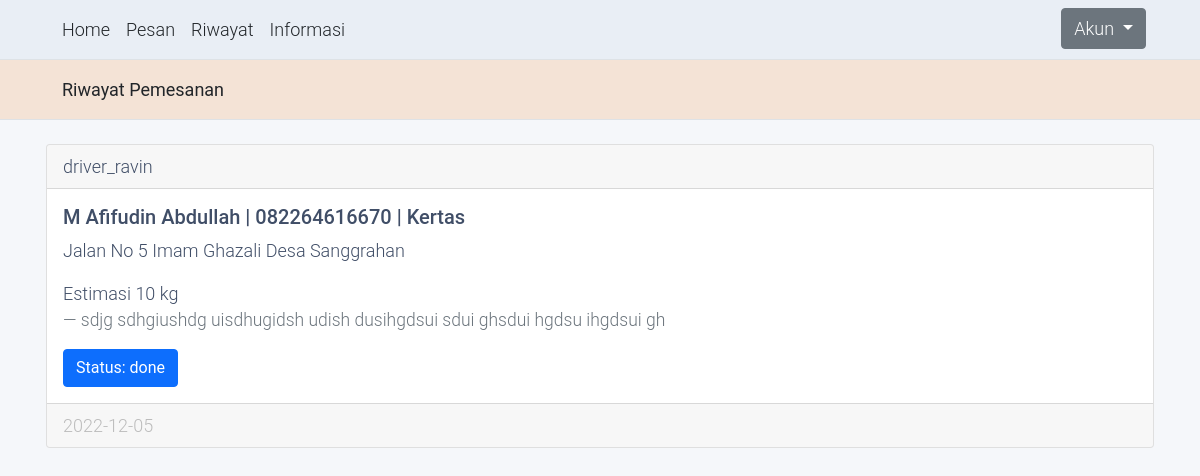
Screenshot of /user-riwayat.php (signed in) with the database file from the repository.
### tables this page shows
CREATE TABLE `transactions` (
  `id` int(10) UNSIGNED NOT NULL,
  `name` varchar(250) NOT NULL,
  `user_username` varchar(20) NOT NULL,
  `driver_username` varchar(20) DEFAULT NULL,
  `nohp` char(12) NOT NULL,
  `type` int(10) UNSIGNED NOT NULL,
  `est` int(11) DEFAULT NULL,
  `address` varchar(255) NOT NULL,
  `trx_date` date NOT NULL DEFAULT current_timestamp(),
  `description` text NOT NULL,
  `status` enum('pending','process','done') NOT NULL DEFAULT 'pending'
);

CREATE TABLE `informasis` (
  `id` int(10) UNSIGNED NOT NULL,
  `nama` varchar(20) NOT NULL,
  `harga` varchar(20) NOT NULL
);

### services/user/fetch_transaction_history_service.php (called while the page is built)
<?php
require('./services/db_service.php');
$username = $_COOKIE['username'];
try {
  $transactions = mysqli_query($conn, "SELECT T.id, T.name, T.user_username, T.driver_username, T.nohp, I.nama, T.est, T.address, T.trx_date, T.description, T.status FROM transactions T INNER JOIN informasis I ON T.type = I.id WHERE T.user_username='$username'");
} catch (\Throwable $th) {
  echo "<SCRIPT>alert('History gagal di dapatkan');window.location='./index.php'</SCRIPT>";
  return;
}

### user-riwayat.php (the view, shortened to what this page needs)
<?php
require('./services/user/fetch_transaction_history_service.php');
require('./components/header.php');
?>
<body>
  <?php
  require('./components/navigation.php');
  ?>
  <header style="background-color : #F4E3D6" class="py-3 mb-4 border-bottom">
    <div class="container">
      <a class="px-2 text-dark text-decoration-none">
        <span><b>Riwayat Pemesanan</b></span>
      </a>
    </div>
  </header>
  <div class="container px-3">
    <?php
    foreach ($transactions as $transaction) {
      $name = $transaction['name'];
      $driver_username = $transaction['driver_username'];
      $nohp = $transaction['nohp'];
      $type = $transaction['nama'];
      $address = $transaction['address'];
      $trx_date = $transaction['trx_date'];
      $est = $transaction['est'];
      $description = $transaction['description'];
      $status = $transaction['status'];
      echo "
      <div class='card mb-3'>
        <div class='card-header'>
        $driver_username
        </div>
        <div class='card-body'>
          <h5 class='card-title'>$name | $nohp | $type</h5>
          <p class='card-text'>$address</p>
          <p class='card-text'>Estimasi $est kg</p>
          <blockquote class='blockquote mb-3 mt-3'>
            <footer class='blockquote-footer'>$description</footer>
          </blockquote>
          <span class='btn btn-primary'>Status: $status</a>
        </div>
        <div class='card-footer text-muted'>
          $trx_date
        </div>
      </div>
      ";
    }
    ?>
  </div>
</body>
<?php
require('./components/footer.php')
?>

### assets/css/home2.css (style rules this page uses)
body, ul, li, p, a, label, input, div { font-family: 'Roboto', sans-serif; font-size: 18px !important; font-weight: 300 !important; }
.text-muted { color: #bcbcbc !important; }

### assets/css/home4.css (style rules this page uses)
body { color: #404E67; background: #F5F7FA; font-family: 'Open Sans', sans-serif; }

### rows the page displays
transactions: driver_username "driver_ravin", name "M Afifudin Abdullah", nohp "082264616670", type.nama "Kertas", address "Jalan No 5 Imam Ghazali Desa Sanggrahan", est "10", description "sdjg sdhgiushdg uisdhugidsh udish dusihgdsui sdui ghsdui hgdsu ihgdsui gh", status "done", trx_date "2022-12-05"
